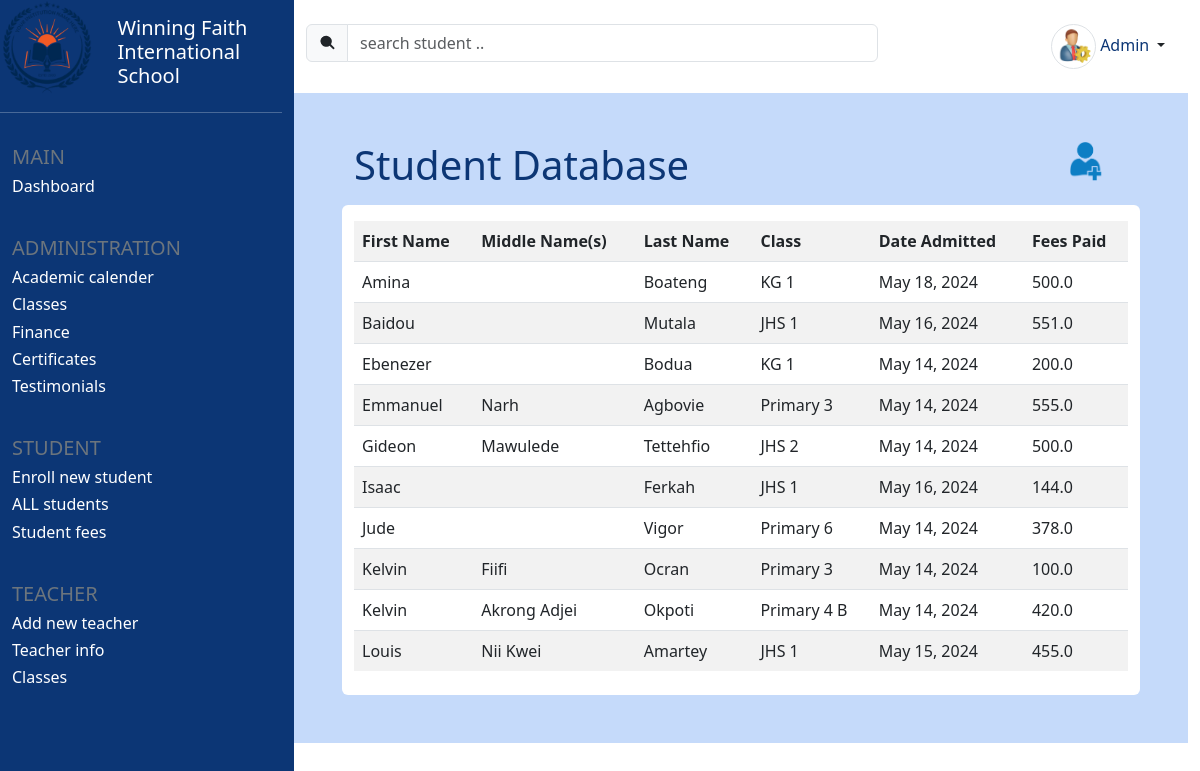
The app's page /students (signed in) with its own data.
### core/models.py (models this page shows, shortened)
class Student(models.Model):
    id = models.UUIDField(primary_key=True, default=uuid.uuid4)
    fname = models.CharField(max_length=25)
    lname = models.CharField(max_length=25)
    other_names = models.CharField(max_length=100, blank=True)
    fees_paid = models.FloatField()
    date_enrolled = models.DateField(default=datetime.now)
    classroom = models.CharField(max_length=25)
    category = models.CharField(max_length=25)

### core/views.py (the view)
# urls.py: path('students', views.display_students, name='students'),
@login_required(login_url='login')
def display_students(request):
    students = Student.objects.all().order_by('fname', 'lname')
    context = {
        'students': students
    }
    return render(request, 'student_info.html', context)

### templates/student_info.html
{% extends 'index.html' %}
{% load static %}
{% block content %}
<div class="container-fluid row home mt-4 p-5">
    {% block db_table_header %}
    <div class="row mb-3 w-100">
        <div class="col col-lg-6">
            <h5 class="d-inline blue-text display-6">
                {% block db_table_header_text %}
                Student Database
                {% endblock %}
            </h5>
        </div>
        <div class="col col-lg-6">
            <span class="d-inline float-end">
                {% block db_table_header_icon %}
                <a href="{% url 'enroll' %}" class="text-decoration-none" title="new student">
                        <img src="{% static 'add_student.png' %}" width="35" height="35" class="img-fluid">
                </a>
                {% endblock db_table_header_icon %}
            </span>
        </div>
    </div>
    {% endblock db_table_header %}
    <div class="container bg-white rounded pt-3 pb-4">
        <div class="" style="height: 450px; overflow-y: auto;">
            {% block db_table %}
            <table class="table table-striped">
                <tr>
                    <th>First Name</th>
                    <th>Middle Name(s)</th>
                    <th>Last Name</th>
                    <th>Class</th>
                    <th>Date Admitted</th>
                    <th>Fees Paid</th>
                </tr>
                {% for student in students %}
                <tr>
                    <td>{{student.fname}}</td>
                    <td>{{student.other_names}}</td>
                    <td>{{student.lname}}</td>
                    <td>{{student.classroom}}</td>
                    <td>{{student.date_enrolled}}</td>
                    <td>{{student.fees_paid}}</td>
                </tr>
                {% endfor %}
            </table>
            {% endblock db_table %}
        </div>
    </div>
</div>
{% endblock content %}

### static/styles.css (style rules this page uses)
.blue-text { color: #0c3675; }
.home { background-color: #c5dafa; }

### records on screen
Student: fname "Amina", lname "Boateng", classroom "KG 1", date_enrolled "May 18, 2024", fees_paid "500.0"
Student: fname "Baidou", lname "Mutala", classroom "JHS 1", date_enrolled "May 16, 2024", fees_paid "551.0"
Student: fname "Ebenezer", lname "Bodua", classroom "KG 1", date_enrolled "May 14, 2024", fees_paid "200.0"
Student: fname "Emmanuel", other_names "Narh", lname "Agbovie", classroom "Primary 3", date_enrolled "May 14, 2024", fees_paid "555.0"
Student: fname "Gideon", other_names "Mawulede", lname "Tettehfio", classroom "JHS 2", date_enrolled "May 14, 2024", fees_paid "500.0"
Student: fname "Isaac", lname "Ferkah", classroom "JHS 1", date_enrolled "May 16, 2024", fees_paid "144.0"
Student: fname "Jude", lname "Vigor", classroom "Primary 6", date_enrolled "May 14, 2024", fees_paid "378.0"
Student: fname "Kelvin", other_names "Fiifi", lname "Ocran", classroom "Primary 3", date_enrolled "May 14, 2024", fees_paid "100.0"
Student: fname "Kelvin", other_names "Akrong Adjei", lname "Okpoti", classroom "Primary 4 B", date_enrolled "May 14, 2024", fees_paid "420.0"
Student: fname "Louis", other_names "Nii Kwei", lname "Amartey", classroom "JHS 1", date_enrolled "May 15, 2024", fees_paid "455.0"
